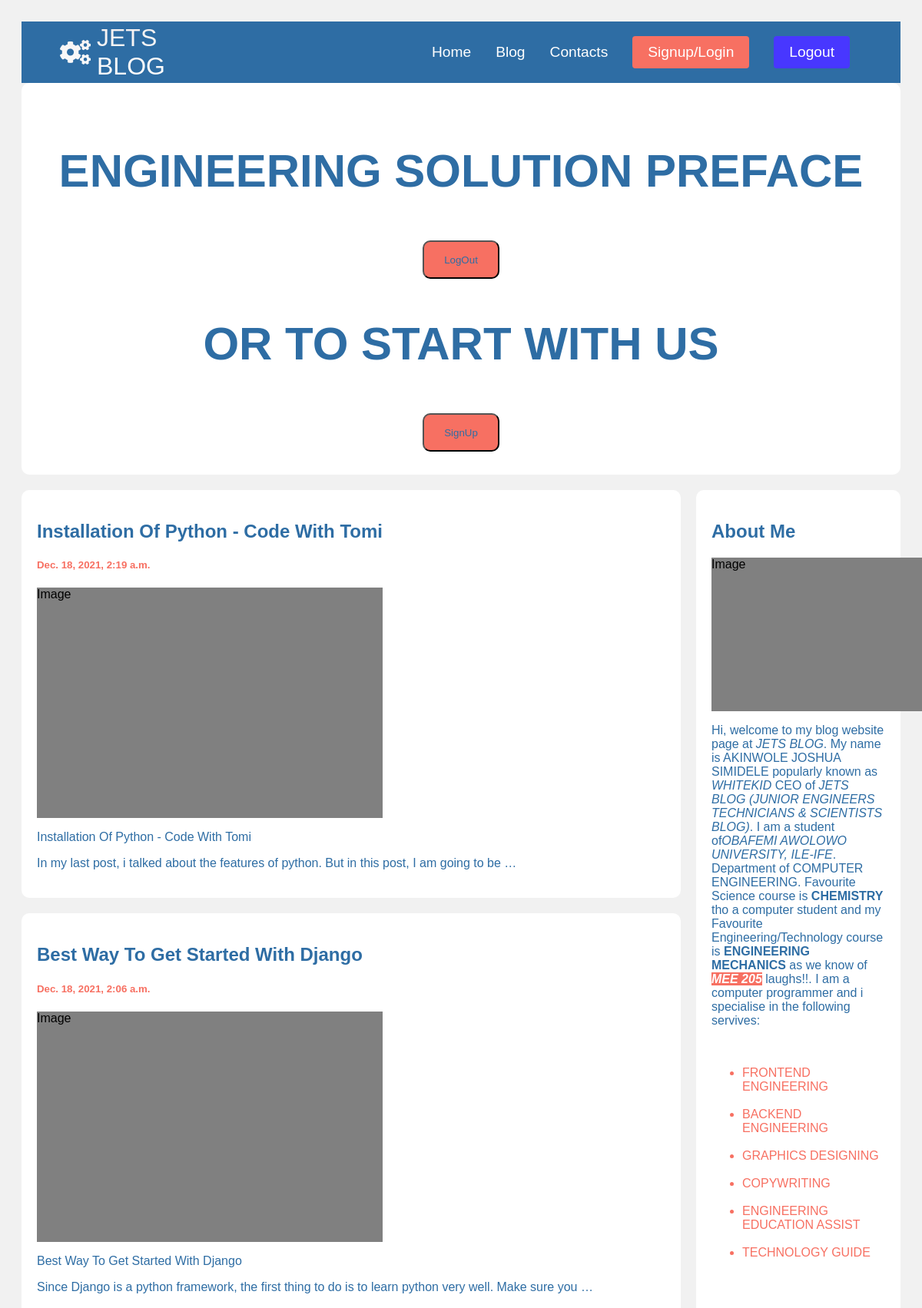
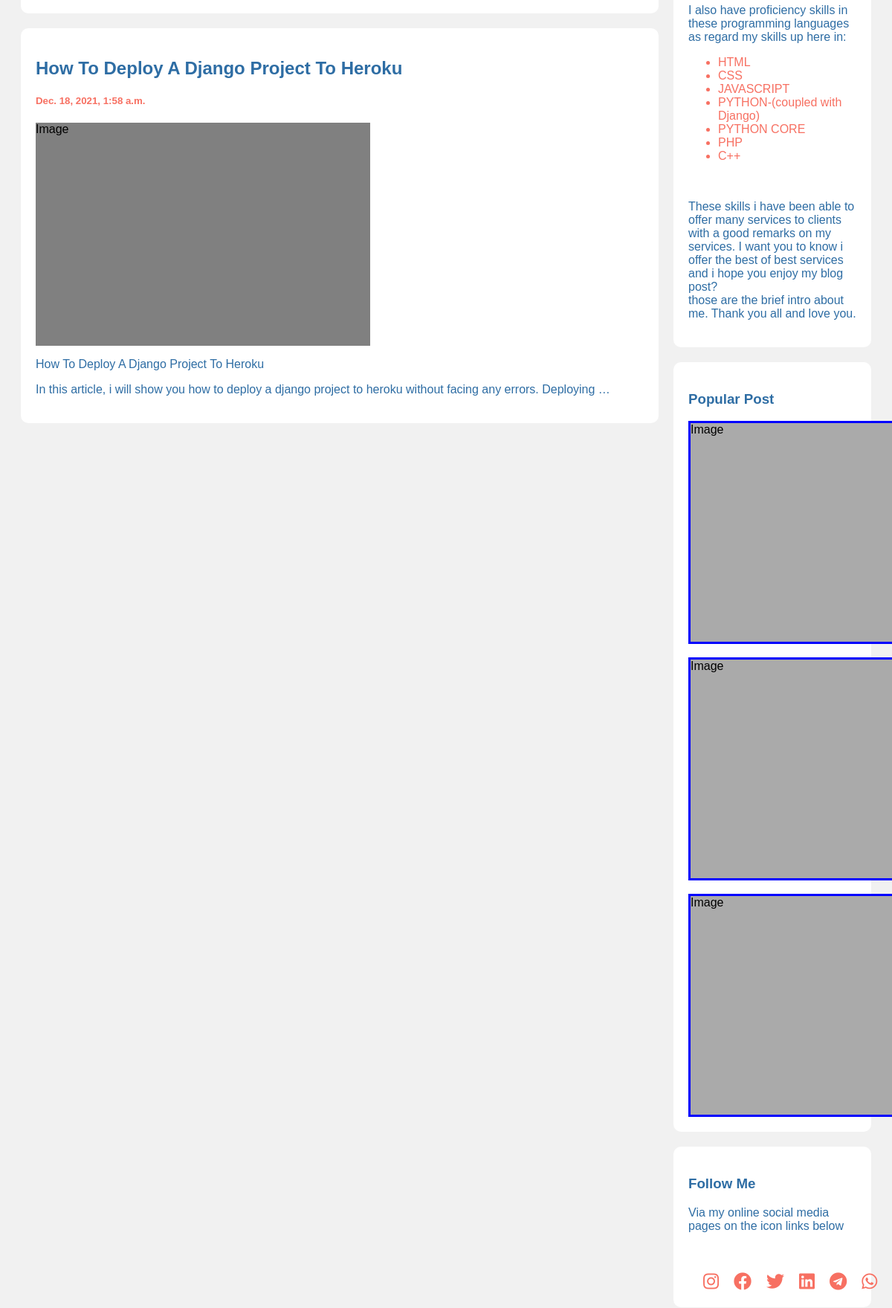
Screenshot of /begin (upper part) with the database file from the repository (2 pictures, top to bottom).
### poster/models.py (models this page shows)
class Post(models.Model):
    title = models.CharField(max_length=100)
    body = models.CharField(max_length=1000000)
    created_at = models.DateTimeField(default= datetime.now, blank= True)

### poster/views.py (the view)
# urls.py: path('begin', views.index, name='index'),
def index(request):
    posts = Post.objects.all()
    return render(request, 'index3.html', {'posts':posts})

### templates/index3.html (shortened to what this page needs)
<!DOCTYPE html>
<html>
<head>
<link rel="stylesheet" href="https://use.fontawesome.com/releases/v5.15.4/css/all.css"
integrity="sha384-DyZ88mC6Up2uqS4h/KRgHuoeGwBcD4Ng9SiP4dIRy0EXTlnuz47vAwmeGwVChigm"
crossorigin="anonymous"
/>
</head>
<body>
<nav class="navbar" id="header">
  <div class="navbar__container">
      <a href="/" id="navbar__logo"><i class="fas fa-cogs"></i>JETS <br/>BLOG</a>
      <ul class="navbar__menu">
          <li class="navbar__item">
              <a href="home" class="navbar__links">Home</a>
          </li>
          <li class="navbar__item">
              <a href="begin" class="navbar__links">Blog</a>
          </li>
          <li class="navbar__item">
              <a href="contact" class="navbar__links scrollto">Contacts</a>
          </li>
          <li class="navbar__btn">
            <a href="login" class="button">Signup/Login</a>
        </li>
          <li class="navbar__btn">
            <a href="login" class="button1">Logout</a>
        </li>
      </ul>
  </div>
</nav>
<div class="header">
  <h2>ENGINEERING SOLUTION PREFACE</h2>
  <a href="logout"><button>LogOut</button></a>
  <h2>OR TO START WITH US</h2>
  <a href="register"><button>SignUp</button></a>
</div>
<div class="row">
  <div class="leftcolumn">
    {% for post in posts reversed %}
    <div class="card">
      <a style="text-decoration:none; color:black;" href= "/post/{{post.id}}">
        <h2>{{post.title}}</h2>
      <h5>{{post.created_at}}</h5>
      <div class="fakeimg1" style="height:300px;">Image</div>
      <p>{{post.title}}</p>
      <p>{{post.body|truncatewords:20}}</p>
      </a>
    </div>
    {% endfor %}
  </div>
  <div class="rightcolumn">
    <div class="card">
      <h2>About Me</h2>
      <div class="fakeimg2" style="height:200px;">Image</div>
      <p>Hi, welcome to my blog website page at <em>JETS BLOG</em>. My
        name is AKINWOLE JOSHUA SIMIDELE popularly known as <em>WHITEKID</em>
    CEO of <em>JETS BLOG (JUNIOR ENGINEERS TECHNICIANS & SCIENTISTS BLOG)</em>. I am a student of<em>OBAFEMI AWOLOWO UNIVERSITY,
        ILE-IFE</em>. Department of COMPUTER ENGINEERING. Favourite Science course is <strong>CHEMISTRY</strong>
        tho a computer student and my Favourite Engineering/Technology course is <strong>ENGINEERING MECHANICS</strong>
        as we know of <b><em class="cus">MEE 205</em></b> laughs!!.
        I am a computer programmer and i specialise in the following servives:</p><br>
        <ul>
            <li>FRONTEND ENGINEERING</li>
            <li>BACKEND ENGINEERING</li>
            <li>GRAPHICS DESIGNING</li>
            <li>COPYWRITING</li>
            <li>ENGINEERING EDUCATION ASSIST</li>
            <li>TECHNOLOGY GUIDE</li>
        </ul><br>
        <p>I also have proficiency skills in these programming languages as regard my skills
            up here in:
        </p>
        <ul>
            <li>HTML</li>
            <li>CSS</li>
            <li>JAVASCRIPT</li>
            <li>PYTHON-(coupled with Django)</li>
            <li>PYTHON CORE</li>
            <li>PHP</li>
            <li>C++</li>
        </ul><br>
        <p>These skills i have been able to offer many services to clients with a good remarks on my services.
            I want you to know i offer the best of best services and i hope you enjoy my blog post? <br>those are the brief
            intro about me. Thank you all and love you.
        </p>
    </div>
    <div class="card">
      <h3>Popular Post</h3>
      <div class="fakeimg">Image</div><br>
      <div class="fakeimg">Image</div><br>
      <div class="fakeimg">Image</div>
    </div>
    <div class="card">
      <h3>Follow Me</h3>
      <p>Via my online social media pages on the icon links below</p><br><br>
      <div class="social__icons1">
        <a href="/" class="social__icon--link" target="_blank">
          <i class="fab fa-instagram"></i>
        </a>
        <a href="/" class="social__icon--link" target="_blank">
           <i class="fab fa-facebook"></i>
        </a>
        <a href="/" class="social__icon--link" target="_blank">
           <i class="fab fa-twitter"></i>
        </a>
        <a href="/" class="social__icon--link" target="_blank">
           <i class="fab fa-linkedin"></i>
        </a>
        <a href="/" class="social__icon--link" target="_blank">
           <i class="fab fa-telegram"></i>
        </a>
        <a href="/" class="social__icon--link" target="_blank">
           <i class="fab fa-whatsapp"></i>
        </a>
   </div>
    </div>
  </div>
</div><br><br>
</body>
</html>

### templates/index3.html (style rules this page uses)
* { box-sizing: border-box; }
.navbar { background: #2e6da4; height: 80px; display: flex; justify-content: center; align-items: center; font-size: 1.2rem; position: sticky; top: 0; z-index: 999; }
.navbar__container { display: flex; justify-content: space-between; height: 80px; z-index: 1; width: 100%; max-width: 1300px; margin: 0 auto; padding: 0 50px; }
#navbar__logo { background-color: #fff; background-image: linear-gradient(to top,#fff 0%,rgb(243, 239, 239) 100%); background-size: 100%; -webkit-background-clip: text; -moz-background-clip: text; -webkit-text-fill-color: transparent; -moz-text-fill-color: transparent; display: flex; align-items: center; cursor: pointer; text-decoration: none; font-size: 2rem; }
.fa-cogs { margin-right: 0.5rem; height: auto; }
.navbar__menu { display: flex; align-items: center; list-style: none; text-align: center; }
.navbar__item { height: 80px; }
.navbar__links { color: #fff; display: flex; align-items: center; justify-content: center; text-decoration: none; padding: 0 1rem; height: 100%; }
.navbar__btn { display: flex; align-items: center; justify-content: center; padding: 0 1rem; width: 100%; }
.button { display: flex; justify-content: center; align-items: center; text-decoration: none; padding: 10px 20px; height: 100%; width: 100%; border: none; outline: none; border-radius: 4px; background: #f77062; color: #fff; }
.button1 { display: flex; justify-content: center; align-items: center; text-decoration: none; padding: 10px 20px; height: 100%; width: 100%; border: none; outline: none; border-radius: 4px; background: #4837ff; color: #fff; }
body { font-family: Arial; padding: 20px; background: #f1f1f1; }
.header { padding: 30px; font-size: 40px; text-align: center; background: white; border-radius: 10px; }
.header h2 { color: #2e6da4; }
.header button { color: #2e6da4; background-color: #f77062; width: 100px; height: 50px; border-radius: 10px; }
.leftcolumn { float: left; width: 75%; }
.rightcolumn { float: left; width: 25%; padding-left: 20px; }
.fakeimg { background-color: #aaa; width: 70%; padding: 15px, 20px, 15px, 20px; border: 3px solid blue; }
.card { background-color: white; padding: 20px; margin-top: 20px; }
.row { border-radius: 10px; }
.row p { color: #2e6da4; }
.row h2 { color: #2e6da4; }
.row h5 { color: #f77062; }
.row:after { content: ""; display: table; clear: both; }
.social__icons1 { display: flex; justify-content: space-between; align-items: center; width: 240px; }
.social__icons1 a { color: #f77062; margin-left: 20px; }
.social__icon--link { color: #fff; font-size: 24px; }
.fakeimg { width: 400px; height: 300px; }
.card h3 { color: #2e6da4; }
.leftcolumn .card { border-radius: 10px; }
.rightcolumn .card { border-radius: 10px; }
.cus { background-color: #f77062; color: #fff; }
.rightcolumn ul li { color: #f77062; }
.card .fakeimg { width: 300px; }
.card .fakeimg1 { width: 450px; background: grey; }
.card .fakeimg2 { width: 300px; height: 300px; background: grey; }

### rows the page displays
Post: title "Installation Of Python - Code With Tomi", created_at "Dec. 18, 2021, 2:19 a.m.", body "In my last post, i talked about the features of python. But in this post, I am going to be …"
Post: title "Best Way To Get Started With Django", created_at "Dec. 18, 2021, 2:06 a.m.", body "Since Django is a python framework, the first thing to do is to learn python very well. Make sure you …"
Post: title "How To Deploy A Django Project To Heroku", created_at "Dec. 18, 2021, 1:58 a.m.", body "In this article, i will show you how to deploy a django project to heroku without facing any errors. Deploying …"
